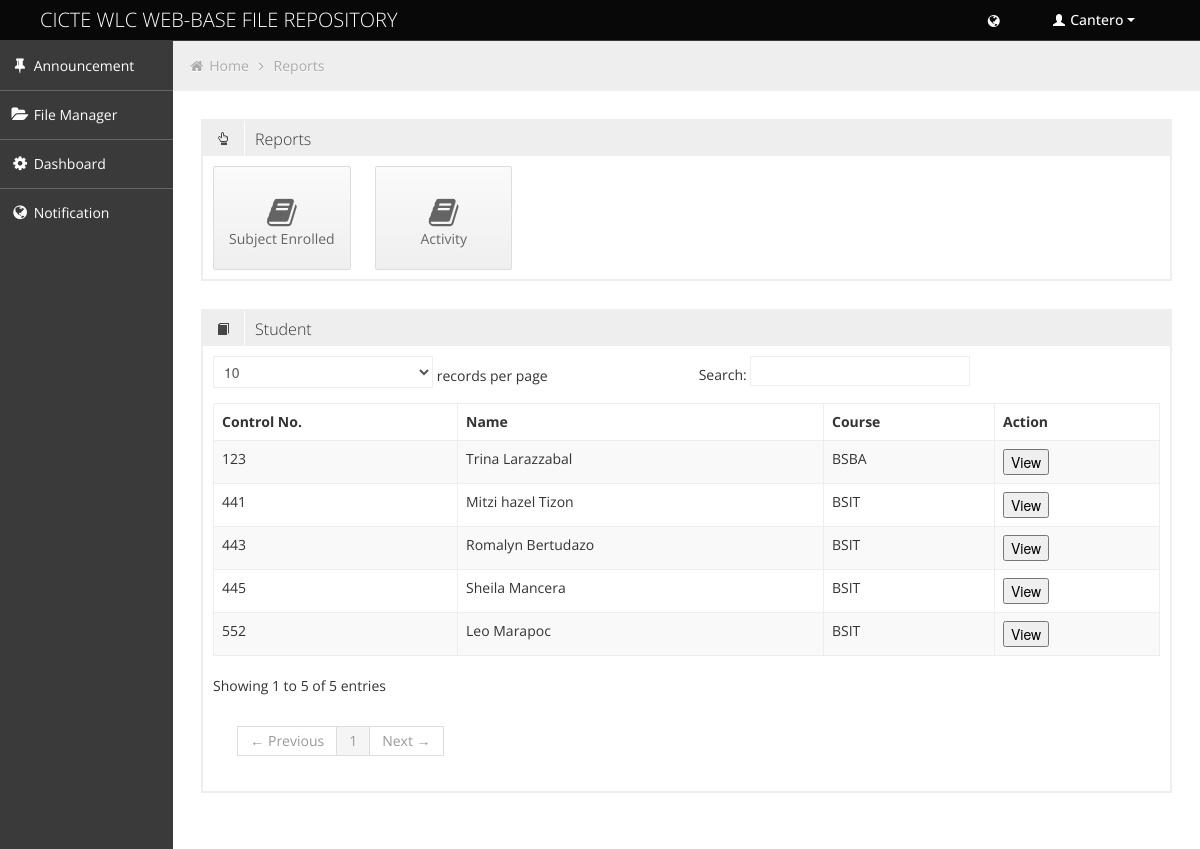
The app's page /reports.php?Student=Student (signed in) with its own data.
### tables this page shows
CREATE TABLE `fr_staff` (
  `id` int(11) NOT NULL auto_increment,
  `user_id` int(11) NOT NULL,
  `FirstN` varchar(50) NOT NULL,
  `LastN` varchar(50) NOT NULL,
  `midN` varchar(50) NOT NULL,
  PRIMARY KEY  (`id`)
);

CREATE TABLE `fr_stud` (
  `id` int(11) NOT NULL auto_increment,
  `user_id` int(11) NOT NULL,
  `ControlNo` int(11) NOT NULL,
  `FName` varchar(50) NOT NULL,
  `LName` varchar(50) NOT NULL,
  `Mname` varchar(50) NOT NULL,
  `Course` varchar(30) NOT NULL,
  `Year` varchar(30) NOT NULL,
  `size` int(11) NOT NULL,
  PRIMARY KEY  (`id`),
  UNIQUE KEY `ControlNo` (`ControlNo`)
);

### reports.php (the view, shortened to what this page needs)
<!DOCTYPE html>
<html lang="en">
<head>
	<link id="bootstrap-style" href="css/bootstrap.min.css" rel="stylesheet">
	<link href="css/bootstrap-responsive.min.css" rel="stylesheet">
	<link id="base-style" href="css/style.css" rel="stylesheet">
	<link id="base-style-responsive" href="css/style-responsive.css" rel="stylesheet">
</head>
<body >
	<?php include('php/header.php'); ?>
	<div class="container-fluid-full">
		<div class="row-fluid">
			<?php include('php/menu.php'); ?>
			<div id="content" class="span10">
				<ul class="breadcrumb">
					<li>
						<i class="icon-home"></i>
						<a href="index.php">Home</a>
						<i class="icon-angle-right"></i>
					</li>
					<li><a href="">Reports</a></li>
				</ul>
				<div class="row-fluid">
					<div class="box defualt span12">
						<div class="box-header">
							<h2><i class="halflings-icon hand-top"></i><span class="break"></span>Reports</h2>
						</div>
						<div class="box-content">
							<a href="reports.php?subject=subject" class="quick-button span2">
								<i class="icon-book"></i>
								<p>Subject Enrolled</p>
							</a>
							<a href="reports.php?activity=activity" class="quick-button span2">
								<i class="icon-book"></i>
								<p>Activity</p>
							</a>
							<div class="clearfix"></div>
						</div>
					</div>
				</div>
				<div class="row-fluid sortable">
					<div class="box span12">
						<?php
							if(isset($_GET['Student']) && $_GET['Student'] == 'Student')
							{
						?>
								<div class="box-header" data-original-title>
									<h2><i class="halflings-icon book"></i><span class="break"></span>Student</h2>
								</div>
								<div class="box-content">
									<table class="table table-striped table-bordered bootstrap-datatable datatable">
									  <thead>
										  <tr>
										  	<th class="group-word">Control No.</th>
			              					<th class="group-false">Name</th>
			              					<th class="group-false">Course</th>
			              					<th class="group-false">Action</th>
										  </tr>
									  </thead>
									  <tbody>
									  	<?php
									  			 $result = mysql_query("SELECT * FROM fr_stud");
											 	if(mysql_num_rows($result) > 0)
											 	{
											 		while ($row = mysql_fetch_array($result))
											 		{
											 ?>
											 		<tr>
											 			<td><?php echo $row['ControlNo']; ?></td>
			              								<td><?php echo $row['FName'].' '.$row['Mname'].' '.$row['LName'] ; ?></td>
												    	<td><?php echo $row['Course']; ?></td>
												    	<td><a href="reports/student.php?view=student&&user_id=<?php echo $row['user_id']; ?>"><button>View</button></a></td>
												    </tr>
											<?php
													}
												}
											?>
									  </tbody>
								  </table>
								</div>
						<?php
							}
						?>
					</div>
				</div>
			</div>
		</div>
	</div>
</body>
</html>

### php/header.php (shortened to what this page needs)
<?php
		if($_SESSION['UserLvl'] == 1)
		{
			$result1 = mysql_query("SELECT * FROM fr_stud WHERE user_id = '".$_SESSION['user_id']."'");
			$row1 = mysql_fetch_array($result1);
			$name = $row1['FName'];
			$lname = $row1['LName'];
		}
		else  if($_SESSION['UserLvl'] >= 3)
		{
			$result1 = mysql_query("SELECT * FROM fr_staff WHERE user_id = '".$_SESSION['user_id']."'");
			$row1 = mysql_fetch_array($result1);
			$name = $row1['FirstN'];
		}
?>
<div class="navbar">
	<div class="navbar-inner">
		<div class="container-fluid">
			<a class="brand" href=""><span>CICTE WLC WEB-BASE FILE REPOSITORY</span></a>
			<div class="nav-no-collapse header-nav">
				<ul class="nav pull-right">
					<li class="dropdown hidden-phone">
								<a class="btn dropdown-toggle" data-toggle="dropdown" href="#">
										<i class="icon-globe"></i>
								</a>
					</li>
					<li class="dropdown">
						<a class="btn dropdown-toggle" data-toggle="dropdown" href="#">
							<i class="halflings-icon white user"></i> <?php echo $name; ?>
							<span class="caret"></span>
						</a>
					</li>
				</ul>
			</div>
		</div>
	</div>
</div>

### css/style-responsive.css (style rules this page uses)
@media (min-width: 1200px) { .container-fluid-full { overflow: hidden; position: relative; height: 100%; } }
@media (min-width: 1200px) { #content { width: 85.578%; padding: 28px; margin: 0px 0px; margin-left: 14.422% !important; } }

### css/halflings.css (style rules this page uses)
html, html .halflings { -webkit-font-smoothing: antialiased !important; }
.halflings-icon { display: inline-block; width: 14px; height: 14px; line-height: 14px; vertical-align: text-top; background-image: url(../img/glyphicons_halflings.svg); background-position: 0 0; background-repeat: no-repeat; vertical-align: top; *display: inline; *zoom: 1; *margin-right: .3em; }
.halflings-icon.white { background-image: url(../img/glyphicons_halflings-white.svg); }
.halflings-icon.user { background-position: -168px 0; }
.halflings-icon.book { background-position: -48px -48px; }
.halflings-icon.hand-top { background-position: -192px -144px; }

### records on screen
fr_staff: FirstN "Cantero"
fr_stud: ControlNo "552", FName "Leo", LName "Marapoc", Course "BSIT"
fr_stud: ControlNo "445", FName "Sheila", LName "Mancera", Course "BSIT"
fr_stud: ControlNo "443", FName "Romalyn", LName "Bertudazo", Course "BSIT"
fr_stud: ControlNo "123", FName "Trina", LName "Larazzabal", Course "BSBA"
fr_stud: ControlNo "441", FName "Mitzi hazel", LName "Tizon", Course "BSIT"
